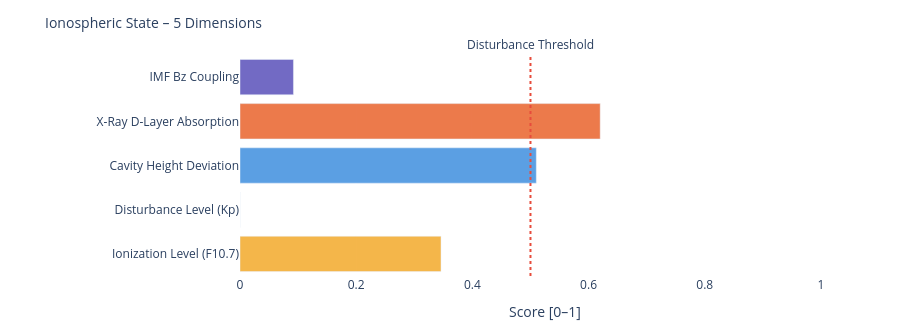

The cell this chart's notebook holds for it:
### Markdown cell above
---
### 📐 Systemic Insight: Geometric Cavity vs. Real Schumann Resonance

**Relevant for:** Layer 6 = delta analysis &nbsp;|&nbsp; Layer 7 = feature vector / system interpretation

A cavity height change from 80 km to 70 km shifts the **idealized geometric frequencies** only minimally:

| Modus | Aktuell | Referenz | Δ |
|-------|---------|----------|---|
| SR-1 | 10.4762 Hz | 10.4599 Hz | +16 mHz |
| SR-2 | 18.1452 Hz | 18.1171 Hz | +28 mHz |
| SR-3 | 25.6612 Hz | 25.6215 Hz | +40 mHz |
| SR-4 | 33.1285 Hz | 33.0772 Hz | +51 mHz |

The geometric effect is limited because 10 km is very small compared to Earth's radius (~6371 km).

**Consequence:** Real Schumann deviations are likely driven more strongly by **conductivity, damping, day/night structure, lightning distribution and source geometry** than by pure cavity height.

---

**Layer 6 compares:**
```
geometric Δ from Layer 4  vs.  observed Δ from real Schumann measurement data
```

**Layer 7 Feature:**
```
If real Δ >> geometric Δ  →  non-geometric factors dominant
```

### Code cell
# ============================================================
# IONOSPHERIC STATE – Summary gauge
# Five dimensions: ionization, disturbance, cavity height, X-Ray, Bz coupling
# ============================================================

def norm(v, lo, hi):
    if v is None: return None
    return round(max(0.0, min(1.0, (v - lo) / (hi - lo))), 3)

# Ionization level (F10.7 → F2-Layer)
ioniz = norm(f107_val, 60, 250)

# Disturbance level (Kp → E/F-Layer irregularities)
disturb = norm(kp_val, 0, 9)

# Cavity height deviation from reference (80 km)
h_dev = norm(abs(h_eff - 80), 0, 20)

# X-Ray ionization (D-Layer absorption)
xray_ioniz = None
if xray_now is not None:
    xray_ioniz = norm(math.log10(max(xray_now, 1e-9)) + 9, 0, 5)

# Bz coupling (southward Bz → stronger magnetosphere-ionosphere coupling)
bz_coupling = norm(-(bz_now or 0), -5, 30) if bz_now is not None else None

dims = [
    ('Ionization Level (F10.7)',    ioniz,      '#F2A623'),
    ('Disturbance Level (Kp)',      disturb,    '#7F77DD'),
    ('Cavity Height Deviation',     h_dev,      '#378ADD'),
    ('X-Ray D-Layer Absorption',    xray_ioniz, '#E85D24'),
    ('IMF Bz Coupling',             bz_coupling,'#534AB7'),
]

fig = go.Figure()
for name, val, col in dims:
    if val is not None:
        h = int(val * 20)
        bar = '█' * h + '░' * (20 - h)
        label = f'{name}:  {bar}  {val:.3f}'
    else:
        label = f'{name}:  {"─" * 20}  n/a'
    fig.add_trace(go.Bar(
        x=[val if val is not None else 0],
        y=[name],
        orientation='h',
        marker_color=col, opacity=0.82,
        showlegend=False
    ))

fig.add_vline(x=0.5, line_dash='dot', line_color='#e74c3c',
              annotation_text='Disturbance Threshold', annotation_position='top')
fig.update_layout(
    title=dict(text='Ionospheric State – 5 Dimensions', font=dict(size=14)),
    xaxis=dict(title='Score [0–1]', range=[0, 1.05]),
    height=330, plot_bgcolor='rgba(0,0,0,0)', paper_bgcolor='rgba(0,0,0,0)',
    margin=dict(l=240, r=50, t=55, b=40)
)
fig.show()

print(f'\nIonospheric state:')
for name, val, _ in dims:
    print(f'  {name:<35} {val:.3f}' if val is not None else f'  {name:<35} n/a')

### Figure 1 — Plotly figure (JSON) as saved in the notebook; plotly's stock layout.template omitted (floating-point values rounded to 4 significant figures)
{"data": [{"marker": {"color": "#F2A623"}, "opacity": 0.82, "orientation": "h", "showlegend": false, "type": "bar", "x": [0.346], "y": ["Ionization Level (F10.7)"]}, {"marker": {"color": "#7F77DD"}, "opacity": 0.82, "orientation": "h", "showlegend": false, "type": "bar", "x": [0.0], "y": ["Disturbance Level (Kp)"]}, {"marker": {"color": "#378ADD"}, "opacity": 0.82, "orientation": "h", "showlegend": false, "type": "bar", "x": [0.51], "y": ["Cavity Height Deviation"]}, {"marker": {"color": "#E85D24"}, "opacity": 0.82, "orientation": "h", "showlegend": false, "type": "bar", "x": [0.62], "y": ["X-Ray D-Layer Absorption"]}, {"marker": {"color": "#534AB7"}, "opacity": 0.82, "orientation": "h", "showlegend": false, "type": "bar", "x": [0.092], "y": ["IMF Bz Coupling"]}], "layout": {"annotations": [{"showarrow": false, "text": "Disturbance Threshold", "x": 0.5, "xanchor": "center", "xref": "x", "y": 1, "yanchor": "bottom", "yref": "y domain"}], "height": 330, "margin": {"b": 40, "l": 240, "r": 50, "t": 55}, "paper_bgcolor": "rgba(0,0,0,0)", "plot_bgcolor": "rgba(0,0,0,0)", "shapes": [{"line": {"color": "#e74c3c", "dash": "dot"}, "type": "line", "x0": 0.5, "x1": 0.5, "xref": "x", "y0": 0, "y1": 1, "yref": "y domain"}], "title": {"font": {"size": 14}, "text": "Ionospheric State – 5 Dimensions"}, "xaxis": {"range": [0, 1.05], "title": {"text": "Score [0–1]"}}}}
